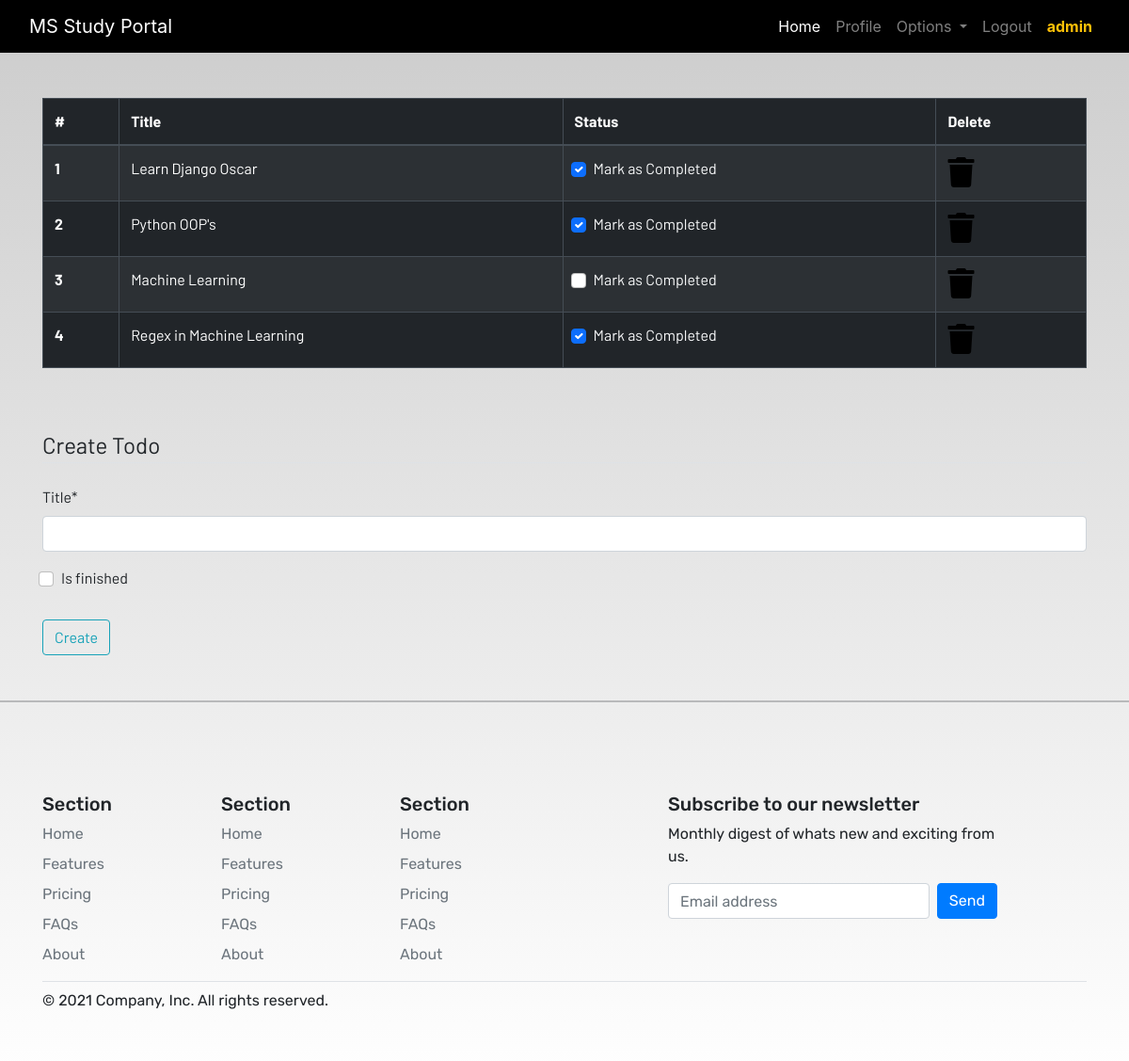
The page /todo/ (signed in) on the database its author committed.
### dashboard/models.py (models this page shows, shortened)
class Todo(models.Model):
    user = models.ForeignKey(User, on_delete=models.CASCADE)
    title = models.CharField(max_length=100)
    is_finished = models.BooleanField(default=False)

### dashboard/views.py (the view)
# urls.py: path('todo/', views.todo, name='todo'),
@login_required
def todo(request):
    if request.method=='POST':
        form = TodoForm(request.POST)
        if form.is_valid():
            try:
                finished = request.POST['is_finished']
                if finished == 'on':
                    finished = True
                else:
                    finished = False
            except:
                finished = False
            title = form.cleaned_data['title']
            is_finished = form.cleaned_data['is_finished']
            todos = Todo(user=request.user, title=title, is_finished=is_finished )
            todos.save()
            messages.success(request, f'''Todo added from '{request.user}' successfully!''')
            form = TodoForm()
    else:
        form = TodoForm()
    todos = Todo.objects.filter(user=request.user)
    if len(todos) == 0:
            todos_done = True
    else:
        todos_done = False
    context =  {'todos':todos, "form":form, 'todos_done':todos_done}
    return render(request, 'dashboard/todo.html', context)

### dashboard/forms.py
class TodoForm(forms.ModelForm):
    class Meta:
        model = Todo
        fields = ("title", "is_finished")

### dashboard/templates/dashboard/todo.html (shortened to what this page needs)
{% extends 'dashboard/base.html' %}
{% load static %}
{% load crispy_forms_tags %}
{% block content %}
<div class="container">
    {% if not todos_done %}
    <table class="table table-striped table-bordered table-hover table-dark">
        <thead>
            <tr>
                <th scope="col">#</th>
                <th scope="col">Title</th>
                <th scope="col">Status</th>
                <th scope="col">Delete</th>
            </tr>
        </thead>
        <tbody>
            {% for todo in todos %}
            <tr>
                <th scope="row">{{forloop.counter}}</th>
                <td>{{todo.title}}</td>
                <td>
                    <a href="{% url 'update-todo' todo.id %}">
                        <div class="form-check">
                            {% if todo.is_finished == True %}
                            <input class="form-check-input" type="checkbox" value="" checked >
                            {% else %}
                            <input class="form-check-input" type="checkbox" value="" >
                            {% endif %}
                            <label class="form-check-label text-light" for="flexCheckDefault">
                                Mark as Completed
                            </label>
                        </div>
                    </a>
                </td>
                <td>
                    <a href="{% url 'delete-todo' todo.id %}"><i class="fa fa-trash fa-2x"></i></a>
                </td>
            </tr>
            {% endfor %}
        </tbody>
    </table>
    {% else %}
        <h4>All tasks have been done!! create to add more</h4>
    {% endif %}
</div><br><br>
<div class="container">
    <form method="POST">
        <fieldset class="form-group">
            <legend class="border-bottom mb-4">Create Todo</legend>
            {{form|crispy}}
        </fieldset>
        <div class="form-group">
            <button class="btn btn-outline-info" type="submit">
                Create
            </button>
        </div>
    </form>
</div>
{% endblock content %}

### dashboard/templates/dashboard/base.html (shortened to what this page needs)
<!DOCTYPE html>
{% load static %}
<html lang="en">
<head>
  <link href="https://cdn.jsdelivr.net/npm/bootstrap@5.1.3/dist/css/bootstrap.min.css" rel="stylesheet">
  <link rel="stylesheet" href="https://stackpath.bootstrapcdn.com/bootstrap/4.3.1/css/bootstrap.min.css"
 />
  <link rel="stylesheet" href="https://use.fontawesome.com/releases/v5.7.2/css/all.css"
 />
  <link rel="stylesheet" href="{% static 'css/main.css' %}" />
</head>
<body>
  <header>
    <nav class="navbar navbar-expand-lg navbar-dark bg-dark">
      <div class="container-fluid">
        <a class="navbar-brand" href="/">MS Study Portal</a>
        <div class="collapse navbar-collapse justify-content-end" id="navbarSupportedContent">
          <ul class="navbar-nav mb-2 mb-lg-0">
            <li class="nav-item">
              <a class="nav-link active" aria-current="page" href="/">Home</a>
            </li>
            {% if request.user.is_authenticated %}
              <li class="nav-item">
                <a class="nav-link" href="{% url 'profile' %}">Profile</a>
              </li>
            {% endif %}
            <li class="nav-item dropdown">
              <a class="nav-link dropdown-toggle" href="#" id="navbarDropdown" role="button" data-toggle="dropdown"
                aria-haspopup="true" aria-expanded="false">
                Options
              </a>
            </li>
            {% if request.user.is_authenticated %}
              <li class="nav-item">
                <a class="nav-link" href="{% url 'logout' %}">Logout</a>
              </li>
              <li class="nav-item">
                <a class="nav-link text-warning"><b>{{user.username}}</b></a>
              </li>
              {% endif %}
          </ul>
        </div>
      </div>
    </nav>
  </header>
  <br /><br />
  <main>
    {% block content %}
    {% endblock content %}
    <div class="b-example-divider my-5">
      <hr>
    </div>
<div class="container">
  <footer class="py-5">
    <div class="row">
      <div class="col-2">
        <h5>Section</h5>
        <ul class="nav flex-column">
          <li class="nav-item mb-2"><a href="#" class="nav-link p-0 text-muted">Home</a></li>
          <li class="nav-item mb-2"><a href="#" class="nav-link p-0 text-muted">Features</a></li>
          <li class="nav-item mb-2"><a href="#" class="nav-link p-0 text-muted">Pricing</a></li>
          <li class="nav-item mb-2"><a href="#" class="nav-link p-0 text-muted">FAQs</a></li>
          <li class="nav-item mb-2"><a href="#" class="nav-link p-0 text-muted">About</a></li>
        </ul>
      </div>
      <div class="col-2">
        <h5>Section</h5>
        <ul class="nav flex-column">
          <li class="nav-item mb-2"><a href="#" class="nav-link p-0 text-muted">Home</a></li>
          <li class="nav-item mb-2"><a href="#" class="nav-link p-0 text-muted">Features</a></li>
          <li class="nav-item mb-2"><a href="#" class="nav-link p-0 text-muted">Pricing</a></li>
          <li class="nav-item mb-2"><a href="#" class="nav-link p-0 text-muted">FAQs</a></li>
          <li class="nav-item mb-2"><a href="#" class="nav-link p-0 text-muted">About</a></li>
        </ul>
      </div>
      <div class="col-2">
        <h5>Section</h5>
        <ul class="nav flex-column">
          <li class="nav-item mb-2"><a href="#" class="nav-link p-0 text-muted">Home</a></li>
          <li class="nav-item mb-2"><a href="#" class="nav-link p-0 text-muted">Features</a></li>
          <li class="nav-item mb-2"><a href="#" class="nav-link p-0 text-muted">Pricing</a></li>
          <li class="nav-item mb-2"><a href="#" class="nav-link p-0 text-muted">FAQs</a></li>
          <li class="nav-item mb-2"><a href="#" class="nav-link p-0 text-muted">About</a></li>
        </ul>
      </div>
      <div class="col-4 offset-1">
        <form>
          <h5>Subscribe to our newsletter</h5>
          <p>Monthly digest of whats new and exciting from us.</p>
          <div class="d-flex w-100 gap-2">
            <input id="newsletter1" type="text" class="form-control" placeholder="Email address">
            <button class="btn btn-primary" type="button">Send</button>
          </div>
        </form>
      </div>
    </div>
    <div class="d-flex justify-content-between py-2 my-2 border-top">
      <p>&copy; 2021 Company, Inc. All rights reserved.</p>
      <ul class="list-unstyled d-flex">
        <li class="ms-3"><a class="link-dark" href="#"><svg class="bi" width="24" height="24"><use xlink:href="#twitter"/></svg></a></li>
        <li class="ms-3"><a class="link-dark" href="#"><svg class="bi" width="24" height="24"><use xlink:href="#instagram"/></svg></a></li>
        <li class="ms-3"><a class="link-dark" href="#"><svg class="bi" width="24" height="24"><use xlink:href="#facebook"/></svg></a></li>
      </ul>
    </div>
  </footer>
</div>
  </main>
</body>
</html>

### static/css/main.css (style rules this page uses)
html { scroll-behavior: smooth; height: 100%; width: 100%; }
main { font-family: Barlow, Quicksand, Rubik, sans-serif, serif, 'Times New Roman', Times, serif !important; }
footer { font-family: Rubik, sans-serif, serif, 'Times New Roman', Times, serif; }
.navbar { background-color: rgb(0, 0, 0) !important; }
a { text-decoration: none !important; color: black; }
html, body { max-width: 100%; overflow-x: hidden; height: 100%; width: 100%; }
body { background: linear-gradient(rgba(0, 0, 0, 0.2), rgba(255, 255, 255, 0.5)); overflow-x: hidden; background-repeat: no-repeat; }
.fa { color: black; }

### rows shown on the page
Todo: title "Learn Django Oscar"
Todo: title "Python OOP's"
Todo: title "Machine Learning"
Todo: title "Regex in Machine Learning"

### other values the page prints
{{ user.username }} "admin"
